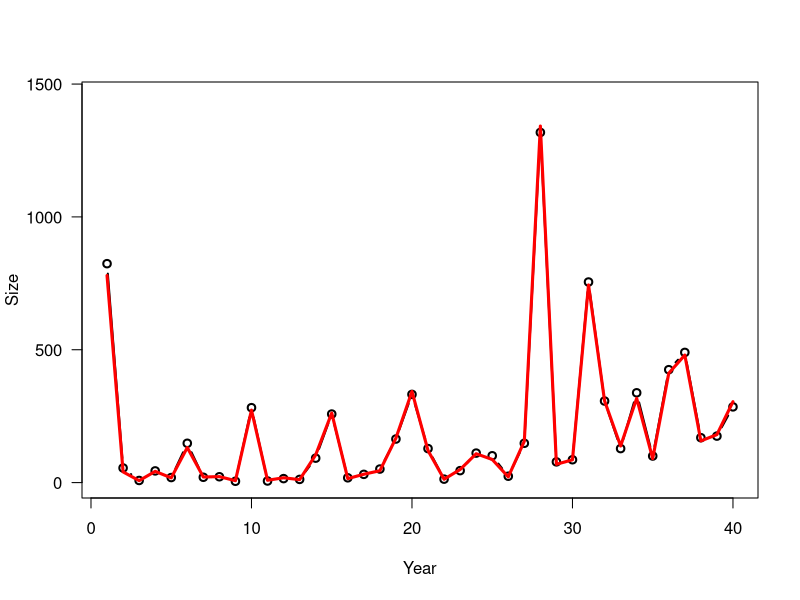

Generate this figure with R: (Note: this script raises an error after producing the figure.)
Sys.setenv(LANGUAGE="en")

data.fn <- function(n = 40, alpha = 3.5576, beta1 = -0.0912, beta2 = 0.0091, beta3 = -0.00014, sd = 1) {
  year <- 1:n
  eps <- rnorm(n = n, mean = 0, sd = sd)
  log.expected.count <- alpha + beta1 * year + beta2 * year^2 + beta3 * year^3 + eps
  expected.count <- exp(log.expected.count)
  C <- rpois(n = n, lambda = expected.count)
  plot(year, C, type = "b", lwd = 2, main = "", las = 1, ylab = "Size", xlab = "Year", ylim = c(0, 1.1*max(C)))
  lines(year, expected.count, type = "l", lwd = 3, col = "red")
  return(list(n = n, alpha = alpha, beta1 = beta1, beta2 = beta2, beta3 = beta3, year = year, sd = sd, expected.count = expected.count, C = C))
}

data <- data.fn()

library(lme4)
yr <- factor(data$year)
glmm.fit <- glmer(C ~ (1|yr) + year + I(year^2) + I(year^3), family = poisson, data = data)

mny <- mean(data$year)
sdy <- sd(data$year)
cov1 <- (data$year - mny) / sdy
cov2 <- cov1 * cov1
cov3 <- cov1 * cov1 * cov1
glmm.fit <- glmer(C ~ (1|yr) + cov1 + cov2 + cov3, family = poisson, data = data)
summary(glm.fit)

R.predictions <- exp(fixef(glmm.fit)[1] + fixef(glmm.fit)[2]*cov1 + fixef(glmm.fit)[3]*cov2 + fixef(glmm.fit)[4]*cov3 + unlist(ranef(glmm.fit)))
lines(data$year, R.predictions, col = "green", lwd = 2, type = "l")

